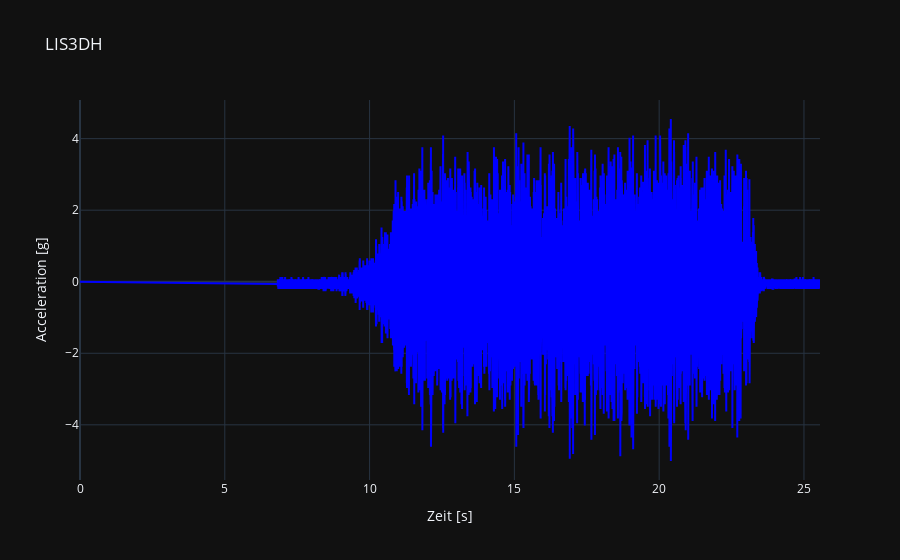

Notebook code for this chart:
### Code cell
import plotly.graph_objects as go
fig = go.Figure()


#fig.add_trace(go.Scatter(x=time1[244624:271506]-45.5, y=AccX1[244624:271506], name = 'LIS3DH ', mode='lines', line=dict(color='green', width=2)))
# fig.add_trace(go.Scatter(x=time4[43011:69893]-8, y=AccX4[43011:69893], name = 'LIS3DH ', mode='lines', line=dict(color='green', width=2)))
# fig.add_trace(go.Scatter(x=newTimeTest1300_16, y=AccYTest1300_16, name = 'LIS3DH 100 Hz ', mode='lines', line=dict(color='green', width=2)))
# fig.add_trace(go.Scatter(x=newTimeTest1300_2, y=AccYTest1300_2, name = 'LIS3DH 100 Hz ', mode='lines', line=dict(color='blue', width=2)))
# fig.add_trace(go.Scatter(x=tp1300_16g['time'], y=tp1300_16g['accel'], name = 'Lab 100 Hz ', mode='lines', line=dict(color='red', width=2)))

#50 Hz
#fig.add_trace(go.Scatter(x=timeTest50[1:] - 9.493049 - 7 + 0.0081219 + 0.0002441, y=AccYTest50[1:], name = 'LIS3DH 50 Hz ', mode='lines+markers', line=dict(color='blue', width=2)))
#fig.add_trace(go.Scatter(x=tp50['time'], y=tp50['accel'], name = 'Lab 50 Hz ', mode='lines+markers', line=dict(color='red', width=2)))

# 100 Hz
# fig.add_trace(go.Scatter(x=timeTest100[1:] - 11.025051 - 7.25 - 0.0022866, y=AccYTest100[1:], name = 'LIS3DH 500 Hz - 8g ', mode='lines+markers', line=dict(color='blue', width=2)))
# fig.add_trace(go.Scatter(x=tp100['time'], y=tp100['accel'], name = 'Lab 500 Hz ', mode='lines', line=dict(color='red', width=2)))

#500 Hz
#fig.add_trace(go.Scatter(x=timeTest50[1:] - 9.493049 - 7 + 0.0081219 + 0.0002441, y=AccYTest50[1:], name = 'LIS3DH 50 Hz ', mode='lines+markers', line=dict(color='blue', width=2)))
#fig.add_trace(go.Scatter(x=tp50['time'], y=tp50['accel'], name = 'Lab 50 Hz ', mode='lines+markers', line=dict(color='red', width=2)))


#fig.add_trace(go.Scatter(x=timeTest500[1:], y=AccYTest500[1:], name = 'Test ', mode='lines', line=dict(color='blue', width=2)))
#fig.add_trace(go.Scatter(x=timeTest500_8[1:], y=AccYTest500_8[1:], name = 'Test 8g ', mode='lines', line=dict(color='brown', width=2)))
#fig.add_trace(go.Scatter(x=timeTest500_16[1:]-13.5 -0.000129, y=AccYTest500_16[1:], name = 'Test 16g ', mode='lines+markers', line=dict(color='black', width=2)))
#fig.add_trace(go.Scatter(x=tp500['time'], y=tp500['accel'], name = 'Ref ', mode='lines', line=dict(color='purple', width=2)))
#fig.add_trace(go.Scatter(x=tp500_8g['time'], y=tp500_8g['accel'], name = 'Ref (8g)', mode='lines', line=dict(color='grey', width=2)))
#fig.add_trace(go.Scatter(x=tp500_16g['time'], y=tp500_16g['accel'], name = 'Ref (16) ', mode='lines+markers', line=dict(color='orange', width=2)))


# fig.add_trace(go.Scatter(x=timeTest1300[1:], y=AccYTest1300[1:], name = 'Test ', mode='lines', line=dict(color='blue', width=2)))
# fig.add_trace(go.Scatter(x=timeTest1300_2[1:], y=AccYTest1300_2[1:], name = 'Test 2g ', mode='lines', line=dict(color='brown', width=2)))
# fig.add_trace(go.Scatter(x=timeTest1300_8[1:], y=AccYTest1300_8[1:], name = 'Test 8g ', mode='lines', line=dict(color='black', width=2)))
# fig.add_trace(go.Scatter(x=timeTest1300_16[1:], y=AccYTest1300_16[1:], name = 'Test 16g ', mode='lines', line=dict(color='green', width=2)))
# fig.add_trace(go.Scatter(x=tp1300['time'], y=tp1300['accel'], name = 'Ref ', mode='lines', line=dict(color='purple', width=2)))
# fig.add_trace(go.Scatter(x=tp1300_2g['time'], y=tp1300_2g['accel'], name = 'Ref 2g', mode='lines', line=dict(color='grey', width=2)))
# fig.add_trace(go.Scatter(x=tp1300_8g['time'], y=tp1300_8g['accel'], name = 'Ref 8g ', mode='lines', line=dict(color='orange', width=2)))
# fig.add_trace(go.Scatter(x=tp1300_16g['time'], y=tp1300_16g['accel'], name = 'Ref 16g ', mode='lines', line=dict(color='pink', width=2)))


fig.add_trace(go.Scatter(x=timeTest2_500, y=AccYTest2_500, name = 'Test 500 ', mode='lines', line=dict(color='blue', width=2)))


#fig.add_trace(go.Scatter(x=time2dfr, y=AccX2dfr, name = 'DFR ', mode='lines', line=dict(color='black', width=2)))
#fig.update_xaxes(range=[1.285, 1.295])


fig.update_layout(
            title=dict(
                text='LIS3DH '
            ),
            xaxis=dict(
                title=dict(
                    text='Zeit [s]'
                )
            ),
            yaxis=dict(
                title=dict(
                    text='Acceleration [g]'
                )
            ),
    )


fig.show()

# for data in accelerationData:
#
#     fig = go.Figure()
#
#
#     fig.add_trace(go.Scatter(x=data['sen']['time'], y=data['sen']['accel'], name = data['sen']['type'], mode='lines',
#                             line=dict(color='green', width=2)))
#
#     fig.add_trace(go.Scatter(x=data['ref']['time'], y=data['ref']['accel'], name = data['ref']['type'], mode='lines',
#                              line=dict(color='red', width=2)))
#
#
#
#     fig.update_layout(
#             title=dict(
#                 text=f"{data['nr']} Gemessene Daten {data['sen']['type']} vs {data['ref']['type']} bei {data['freq']}"
#             ),
#             xaxis=dict(
#                 title=dict(
#                     text='Zeit [s]'
#                 )
#             ),
#             yaxis=dict(
#                 title=dict(
#                     text='Acceleration [g]'
#                 )
#             ),
#     )
#
#
#     fig.show()

### Figure 1 — Plotly figure (JSON) as saved in the notebook; plotly's stock layout.template omitted (floating-point values rounded to 4 significant figures; data arrays with more than 128 entries replaced by an {"elided": "..."} marker saying what was removed)
{"data": [{"line": {"color": "blue", "width": 2}, "mode": "lines", "name": "Test 500 ", "x": {"elided": "134778 float values"}, "y": {"elided": "134778 float values"}, "type": "scatter"}], "layout": {"title": {"text": "LIS3DH "}, "xaxis": {"title": {"text": "Zeit [s]"}}, "yaxis": {"title": {"text": "Acceleration [g]"}}}}
